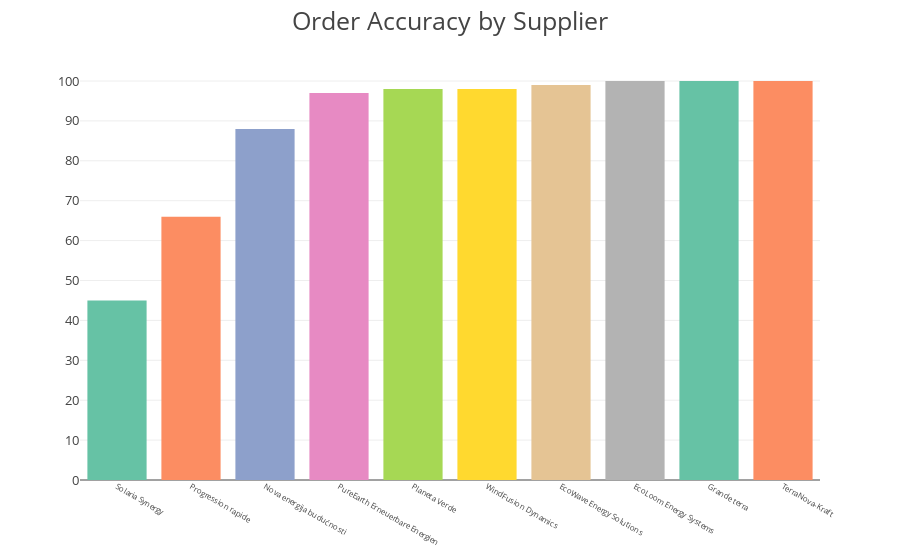

The notebook cell this image was saved under:
### Code cell
fig = px.bar(df,
             x='supplier_name',
             y='order_accuracy_Percent',
             template=plotly_template,
             color='supplier_name',
             color_discrete_sequence=px.colors.qualitative.Set2
            )



fig.update_layout(
    title='Order Accuracy by Supplier',
    xaxis_title='',
    yaxis_title='',  
    yaxis_tickprefix='',
    xaxis=dict(
        tickfont=dict(size=8)
),
    yaxis=dict(
        tickfont=dict(size=13),     
        tickformat=',d',
        dtick=10
    ),
showlegend=False
)


fig.show()


fig.write_image(output_dir / 'order_accuracy_by_supplier.png',
                width=1400,
                height=300,
                scale=4)

### Figure 1 — Plotly figure (JSON) as saved in the notebook; plotly's stock layout.template omitted (floating-point values rounded to 4 significant figures)
{"data": [{"alignmentgroup": "True", "hovertemplate": "supplier_name=%{x}<br>order_accuracy_Percent=%{y}<extra></extra>", "legendgroup": "Solaria Synergy", "marker": {"color": "rgb(102,194,165)", "pattern": {"shape": ""}}, "name": "Solaria Synergy", "offsetgroup": "Solaria Synergy", "orientation": "v", "showlegend": true, "textposition": "auto", "type": "bar", "x": ["Solaria Synergy"], "xaxis": "x", "y": [45], "yaxis": "y"}, {"alignmentgroup": "True", "hovertemplate": "supplier_name=%{x}<br>order_accuracy_Percent=%{y}<extra></extra>", "legendgroup": "Progression rapide", "marker": {"color": "rgb(252,141,98)", "pattern": {"shape": ""}}, "name": "Progression rapide", "offsetgroup": "Progression rapide", "orientation": "v", "showlegend": true, "textposition": "auto", "type": "bar", "x": ["Progression rapide"], "xaxis": "x", "y": [66], "yaxis": "y"}, {"alignmentgroup": "True", "hovertemplate": "supplier_name=%{x}<br>order_accuracy_Percent=%{y}<extra></extra>", "legendgroup": "Nova energija budućnosti", "marker": {"color": "rgb(141,160,203)", "pattern": {"shape": ""}}, "name": "Nova energija budućnosti", "offsetgroup": "Nova energija budućnosti", "orientation": "v", "showlegend": true, "textposition": "auto", "type": "bar", "x": ["Nova energija budućnosti"], "xaxis": "x", "y": [88], "yaxis": "y"}, {"alignmentgroup": "True", "hovertemplate": "supplier_name=%{x}<br>order_accuracy_Percent=%{y}<extra></extra>", "legendgroup": "PureEarth Erneuerbare Energien", "marker": {"color": "rgb(231,138,195)", "pattern": {"shape": ""}}, "name": "PureEarth Erneuerbare Energien", "offsetgroup": "PureEarth Erneuerbare Energien", "orientation": "v", "showlegend": true, "textposition": "auto", "type": "bar", "x": ["PureEarth Erneuerbare Energien"], "xaxis": "x", "y": [97], "yaxis": "y"}, {"alignmentgroup": "True", "hovertemplate": "supplier_name=%{x}<br>order_accuracy_Percent=%{y}<extra></extra>", "legendgroup": "Planeta Verde", "marker": {"color": "rgb(166,216,84)", "pattern": {"shape": ""}}, "name": "Planeta Verde", "offsetgroup": "Planeta Verde", "orientation": "v", "showlegend": true, "textposition": "auto", "type": "bar", "x": ["Planeta Verde"], "xaxis": "x", "y": [98], "yaxis": "y"}, {"alignmentgroup": "True", "hovertemplate": "supplier_name=%{x}<br>order_accuracy_Percent=%{y}<extra></extra>", "legendgroup": "WindFusion Dynamics", "marker": {"color": "rgb(255,217,47)", "pattern": {"shape": ""}}, "name": "WindFusion Dynamics", "offsetgroup": "WindFusion Dynamics", "orientation": "v", "showlegend": true, "textposition": "auto", "type": "bar", "x": ["WindFusion Dynamics"], "xaxis": "x", "y": [98], "yaxis": "y"}, {"alignmentgroup": "True", "hovertemplate": "supplier_name=%{x}<br>order_accuracy_Percent=%{y}<extra></extra>", "legendgroup": "EcoWave Energy Solutions", "marker": {"color": "rgb(229,196,148)", "pattern": {"shape": ""}}, "name": "EcoWave Energy Solutions", "offsetgroup": "EcoWave Energy Solutions", "orientation": "v", "showlegend": true, "textposition": "auto", "type": "bar", "x": ["EcoWave Energy Solutions"], "xaxis": "x", "y": [99], "yaxis": "y"}, {"alignmentgroup": "True", "hovertemplate": "supplier_name=%{x}<br>order_accuracy_Percent=%{y}<extra></extra>", "legendgroup": "EcoLoom Energy Systems", "marker": {"color": "rgb(179,179,179)", "pattern": {"shape": ""}}, "name": "EcoLoom Energy Systems", "offsetgroup": "EcoLoom Energy Systems", "orientation": "v", "showlegend": true, "textposition": "auto", "type": "bar", "x": ["EcoLoom Energy Systems"], "xaxis": "x", "y": [100], "yaxis": "y"}, {"alignmentgroup": "True", "hovertemplate": "supplier_name=%{x}<br>order_accuracy_Percent=%{y}<extra></extra>", "legendgroup": "Grande terra", "marker": {"color": "rgb(102,194,165)", "pattern": {"shape": ""}}, "name": "Grande terra", "offsetgroup": "Grande terra", "orientation": "v", "showlegend": true, "textposition": "auto", "type": "bar", "x": ["Grande terra"], "xaxis": "x", "y": [100], "yaxis": "y"}, {"alignmentgroup": "True", "hovertemplate": "supplier_name=%{x}<br>order_accuracy_Percent=%{y}<extra></extra>", "legendgroup": "TerraNova-Kraft", "marker": {"color": "rgb(252,141,98)", "pattern": {"shape": ""}}, "name": "TerraNova-Kraft", "offsetgroup": "TerraNova-Kraft", "orientation": "v", "showlegend": true, "textposition": "auto", "type": "bar", "x": ["TerraNova-Kraft"], "xaxis": "x", "y": [100], "yaxis": "y"}], "layout": {"autosize": true, "barmode": "relative", "legend": {"title": {"text": "supplier_name"}, "tracegroupgap": 0}, "margin": {"t": 60}, "showlegend": false, "title": {"text": "Order Accuracy by Supplier"}, "xaxis": {"anchor": "y", "autorange": true, "categoryarray": ["Solaria Synergy", "Progression rapide", "Nova energija budućnosti", "PureEarth Erneuerbare Energien", "Planeta Verde", "WindFusion Dynamics", "EcoWave Energy Solutions", "EcoLoom Energy Systems", "Grande terra", "TerraNova-Kraft"], "categoryorder": "array", "domain": [0, 1], "range": [-0.5, 9.5], "tickfont": {"size": 8}, "title": {"text": ""}, "type": "category"}, "yaxis": {"anchor": "x", "autorange": true, "domain": [0, 1], "dtick": 10, "range": [0, 105.3], "tickfont": {"size": 13}, "tickformat": ",d", "tickprefix": "", "title": {"text": ""}, "type": "linear"}}}
